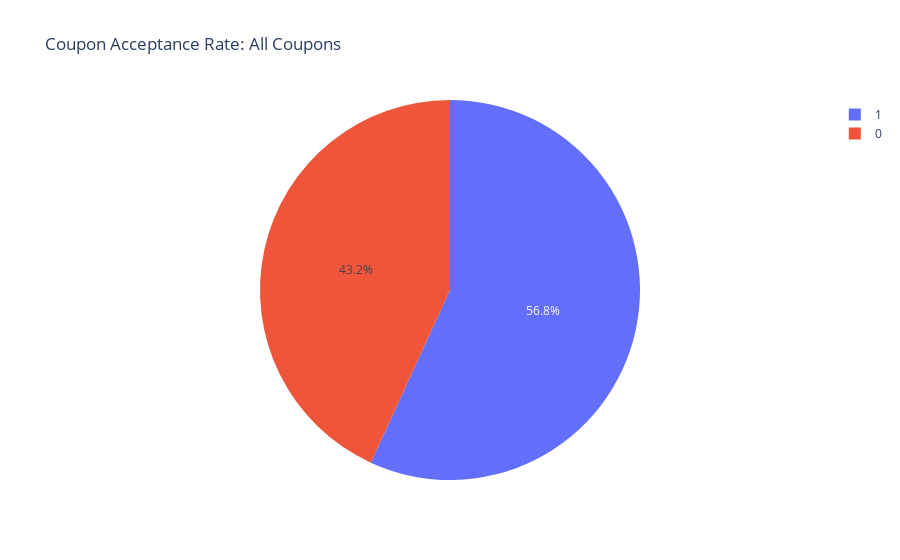

Notebook cell for this chart:
### Markdown cell above
#### 4. What proportion of the total observations chose to accept the coupon?

### Code cell
# Generate pie chart
fig = px.pie(data, names='accept_coupon', title="Coupon Acceptance Rate: All Coupons")
fig.show()

### Figure 1 — Plotly figure (JSON) as saved in the notebook; plotly's stock layout.template omitted (floating-point values rounded to 4 significant figures; data arrays with more than 128 entries replaced by an {"elided": "..."} marker saying what was removed)
{"data": [{"domain": {"x": [0, 1], "y": [0, 1]}, "hovertemplate": "accept_coupon=%{label}<extra></extra>", "labels": {"elided": "12684 int values"}, "legendgroup": "", "name": "", "showlegend": true, "type": "pie"}], "layout": {"legend": {"tracegroupgap": 0}, "title": {"text": "Coupon Acceptance Rate: All Coupons"}}}
